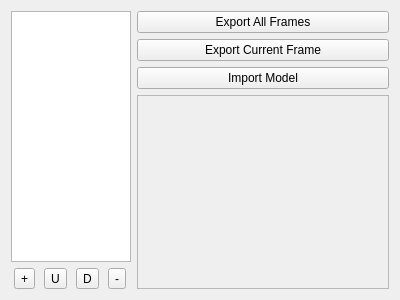
<?xml version="1.0" encoding="UTF-8"?>
<ui version="4.0">
 <class>ModelManager</class>
 <widget class="QWidget" name="ModelManager">
  <property name="geometry">
   <rect>
    <x>0</x>
    <y>0</y>
    <width>400</width>
    <height>300</height>
   </rect>
  </property>
  <property name="windowTitle">
   <string>Form</string>
  </property>
  <layout class="QGridLayout" name="gridLayout">
   <item row="0" column="1">
    <widget class="QPushButton" name="exportFrames">
     <property name="text">
      <string>Export All Frames</string>
     </property>
    </widget>
   </item>
   <item row="0" column="0" rowspan="5">
    <widget class="QListWidget" name="frameList">
     <property name="minimumSize">
      <size>
       <width>0</width>
       <height>250</height>
      </size>
     </property>
     <property name="maximumSize">
      <size>
       <width>120</width>
       <height>16777215</height>
      </size>
     </property>
    </widget>
   </item>
   <item row="1" column="1">
    <widget class="QPushButton" name="exportCurFrame">
     <property name="text">
      <string>Export Current Frame</string>
     </property>
    </widget>
   </item>
   <item row="2" column="1">
    <widget class="QPushButton" name="importMdl">
     <property name="text">
      <string>Import Model</string>
     </property>
    </widget>
   </item>
   <item row="5" column="0">
    <layout class="QGridLayout" name="gridLayout_9">
     <item row="1" column="0">
      <widget class="QToolButton" name="addFrm">
       <property name="text">
        <string>+</string>
       </property>
       <property name="icon">
        <iconset resource="../resources.qrc">
         <normaloff>:/icons/ic_add_circle_48px.svg</normaloff>:/icons/ic_add_circle_48px.svg</iconset>
       </property>
      </widget>
     </item>
     <item row="1" column="3">
      <widget class="QToolButton" name="rmFrm">
       <property name="text">
        <string>-</string>
       </property>
       <property name="icon">
        <iconset resource="../resources.qrc">
         <normaloff>:/icons/ic_cancel_48px.svg</normaloff>:/icons/ic_cancel_48px.svg</iconset>
       </property>
      </widget>
     </item>
     <item row="1" column="2">
      <widget class="QToolButton" name="downFrm">
       <property name="text">
        <string>D</string>
       </property>
       <property name="icon">
        <iconset resource="../resources.qrc">
         <normaloff>:/icons/ic_arrow_downward_48px.svg</normaloff>:/icons/ic_arrow_downward_48px.svg</iconset>
       </property>
      </widget>
     </item>
     <item row="1" column="1">
      <widget class="QToolButton" name="upFrm">
       <property name="text">
        <string>U</string>
       </property>
       <property name="icon">
        <iconset resource="../resources.qrc">
         <normaloff>:/icons/ic_arrow_upward_48px.svg</normaloff>:/icons/ic_arrow_upward_48px.svg</iconset>
       </property>
      </widget>
     </item>
    </layout>
   </item>
   <item row="3" column="1" rowspan="3">
    <widget class="QFrame" name="viewerFrame">
     <property name="frameShape">
      <enum>QFrame::StyledPanel</enum>
     </property>
     <property name="frameShadow">
      <enum>QFrame::Raised</enum>
     </property>
     <layout class="QGridLayout" name="gridLayout_2"/>
    </widget>
   </item>
  </layout>
 </widget>
 <resources>
  <include location="../resources.qrc"/>
 </resources>
 <connections/>
</ui>
